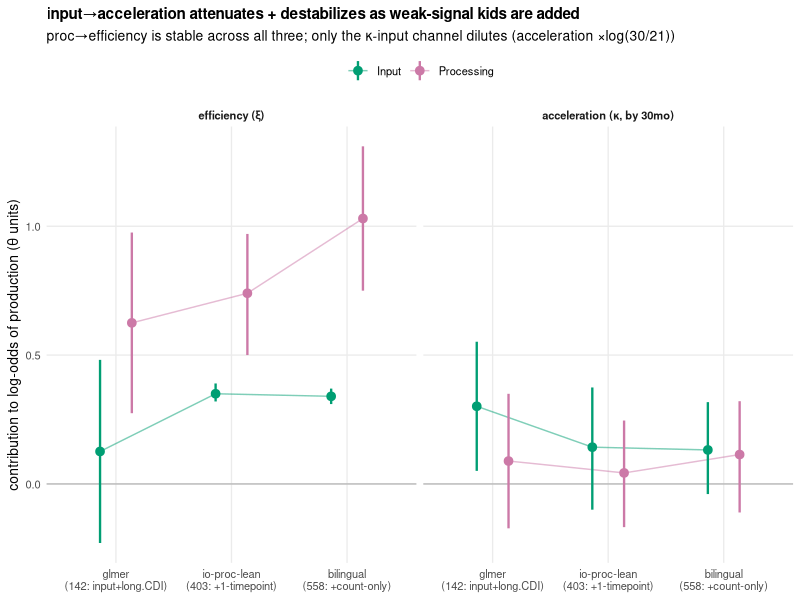

Recreate this plot in R.
## Bilingual diagnostic: the input->acceleration coefficient across three estimators of the
## SAME quantity, ordered by how many weak-signal kids each includes:
##   glmer "both"      (142 kids: input AND longitudinal item-level CDI -- the clean identifiers)
##   io-proc-lean EN   (403 kids: + one-timepoint / input-only kids, partial-pooled)
##   bilingual bi-lean (558 kids: + count-only HABLA/ELENA kids via the sumscore branch)
## Shows input->acceleration attenuating + widening while proc->efficiency stays put: the
## channel is identified only by kids with input + enough longitudinal vocab to pin their kappa.
## RUN LOCALLY. -> figs/bilingual_input_accel_attenuation.png
suppressPackageStartupMessages({library(dplyr); library(ggplot2); library(here); library(readr)})

co  <- read_csv(here("studies/io_proc_glmer/results/glmer_ladder_coefs.csv"), show_col_types = FALSE)
sm2 <- read_csv(here("studies/io_proc_glmer/results/sm2_overlay.csv"),        show_col_types = FALSE)
KACC <- log(30 / 21)                                       # acceleration -> level-equivalent theta units
PAL  <- c(Input = "#009E73", Processing = "#CC79A7")

d <- bind_rows(filter(co, spec == "both_common"),
               filter(sm2, spec %in% c("lean_t1", "bi_d2"))) %>%
  mutate(acc  = term == "acceleration",
         est2 = ifelse(acc, est * KACC, est),
         lo2  = ifelse(acc, lo  * KACC, lo),
         hi2  = ifelse(acc, hi  * KACC, hi),
         channel = factor(channel, levels = c("input", "processing"), labels = c("Input", "Processing")),
         term_x  = factor(term, levels = c("level", "acceleration"),
                          labels = c("efficiency (ξ)", "acceleration (κ, by 30mo)")),
         model = factor(recode(spec, both_common = "glmer\n(142: input+long.CDI)",
                                     lean_t1     = "io-proc-lean\n(403: +1-timepoint)",
                                     bi_d2       = "bilingual\n(558: +count-only)"),
                        levels = c("glmer\n(142: input+long.CDI)",
                                   "io-proc-lean\n(403: +1-timepoint)",
                                   "bilingual\n(558: +count-only)")))

dg <- position_dodge(width = 0.55)
p <- ggplot(d, aes(model, est2, color = channel, group = channel)) +
  geom_hline(yintercept = 0, linewidth = 0.3, color = "grey60") +
  geom_line(position = dg, linewidth = 0.5, alpha = 0.5) +
  geom_linerange(aes(ymin = lo2, ymax = hi2), position = dg, linewidth = 0.8) +
  geom_point(position = dg, size = 2.6) +
  facet_wrap(~ term_x) +
  scale_color_manual(values = PAL, name = NULL) +
  labs(x = NULL, y = "contribution to log-odds of production (θ units)",
       title = "input→acceleration attenuates + destabilizes as weak-signal kids are added",
       subtitle = "proc→efficiency is stable across all three; only the κ-input channel dilutes (acceleration ×log(30/21))") +
  theme_minimal(base_size = 10) +
  theme(panel.grid.minor = element_blank(), legend.position = "top",
        plot.title = element_text(face = "bold", size = 11),
        axis.text.x = element_text(size = 8), strip.text = element_text(face = "bold"))
ggsave(here("studies/io_proc_glmer/figs/bilingual_input_accel_attenuation.png"), p, width = 9, height = 4.6, dpi = 140)
cat("wrote figs/bilingual_input_accel_attenuation.png\n")
d %>% filter(acc) %>% transmute(model = gsub("\n.*", "", model), channel, est2 = round(est2, 3),
                                ci = sprintf("[%.2f, %.2f]", lo2, hi2)) %>% as.data.frame() %>% print(row.names = FALSE)
